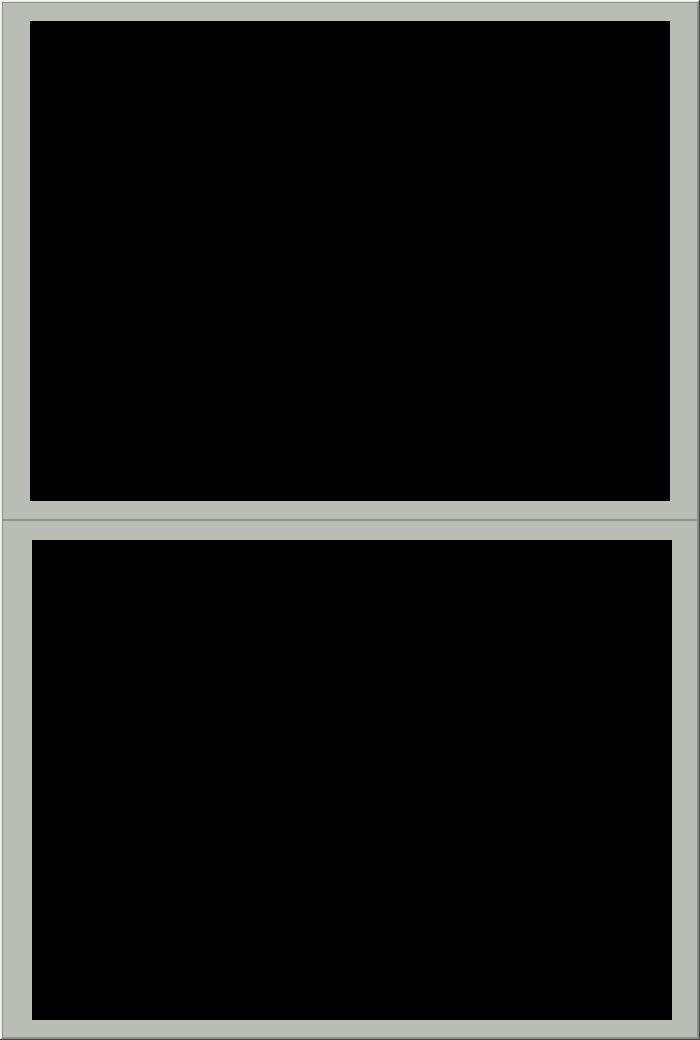
        <widget class="QFrame" name="VideoPanel">
         <property name="minimumSize">
          <size>
           <width>700</width>
           <height>1040</height>
          </size>
         </property>
         <property name="maximumSize">
          <size>
           <width>700</width>
           <height>1040</height>
          </size>
         </property>
         <property name="styleSheet">
          <string notr="true">background-color: rgb(211, 215, 207);</string>
         </property>
         <property name="frameShape">
          <enum>QFrame::WinPanel</enum>
         </property>
         <property name="frameShadow">
          <enum>QFrame::Raised</enum>
         </property>
         <layout class="QVBoxLayout" name="verticalLayout_2">
          <property name="spacing">
           <number>0</number>
          </property>
          <property name="leftMargin">
           <number>0</number>
          </property>
          <property name="topMargin">
           <number>0</number>
          </property>
          <property name="rightMargin">
           <number>0</number>
          </property>
          <property name="bottomMargin">
           <number>0</number>
          </property>
          <item>
           <widget class="QFrame" name="ColorVideoFrame">
            <property name="styleSheet">
             <string notr="true">background-color: rgb(186, 189, 182);</string>
            </property>
            <property name="frameShape">
             <enum>QFrame::StyledPanel</enum>
            </property>
            <property name="frameShadow">
             <enum>QFrame::Raised</enum>
            </property>
            <layout class="QGridLayout" name="gridLayout">
             <item row="0" column="0">
              <widget class="QLabel" name="ColorVideo">
               <property name="minimumSize">
                <size>
                 <width>640</width>
                 <height>480</height>
                </size>
               </property>
               <property name="maximumSize">
                <size>
                 <width>640</width>
                 <height>480</height>
                </size>
               </property>
               <property name="styleSheet">
                <string notr="true">
background-color: rgb(0, 0, 0);</string>
               </property>
               <property name="text">
                <string>ColorVideo</string>
               </property>
              </widget>
             </item>
            </layout>
           </widget>
          </item>
          <item>
           <widget class="QFrame" name="DepthVideoFrame">
            <property name="styleSheet">
             <string notr="true">background-color: rgb(186, 189, 182);</string>
            </property>
            <property name="frameShape">
             <enum>QFrame::StyledPanel</enum>
            </property>
            <property name="frameShadow">
             <enum>QFrame::Raised</enum>
            </property>
            <widget class="QLabel" name="DepthVideo">
             <property name="geometry">
              <rect>
               <x>30</x>
               <y>20</y>
               <width>640</width>
               <height>480</height>
              </rect>
             </property>
             <property name="minimumSize">
              <size>
               <width>640</width>
               <height>480</height>
              </size>
             </property>
             <property name="maximumSize">
              <size>
               <width>640</width>
               <height>480</height>
              </size>
             </property>
             <property name="styleSheet">
              <string notr="true">background-color: rgb(0,0,0);</string>
             </property>
             <property name="text">
              <string>DepthVideo</string>
             </property>
            </widget>
           </widget>
          </item>
         </layout>
        </widget>
